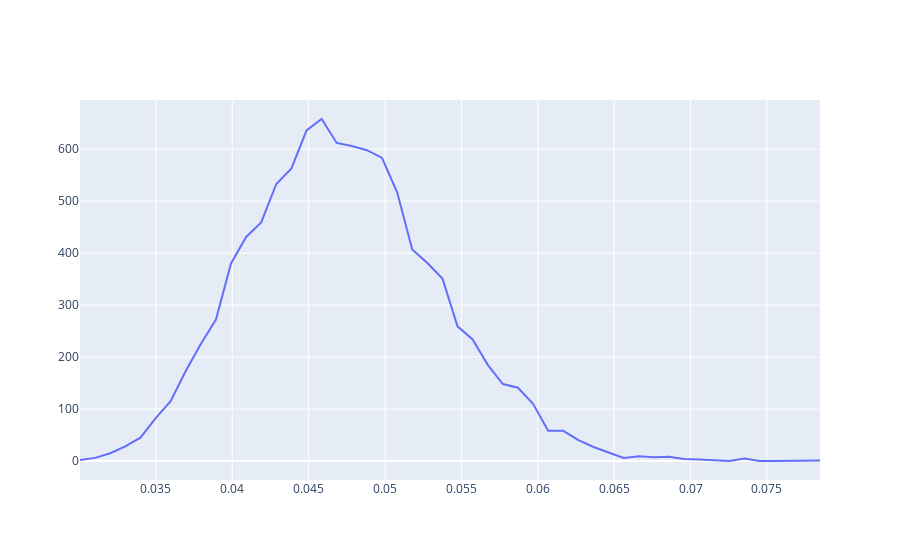

The cell this chart's notebook holds for it:
### Code cell
from fipy import forecast

importlib.reload(fidata)
importlib.reload(forecast)

YEARS = 30
MONTHS_PER_YEAR = 12
DAYS_PER_MONTH = 21
CURRENT_VALUE = 2_500_000
# EPSILON = 1_000_000 / CURRENT_VALUE
EPSILON = 0 / CURRENT_VALUE
N_PERIODS = YEARS * MONTHS_PER_YEAR * DAYS_PER_MONTH
N_ITERATIONS = 10000
F = 1.025 ** (1.0 / MONTHS_PER_YEAR / DAYS_PER_MONTH )

dist = fidata.load_model("data/vbmfx.feather")

gamma = forecast.outflow_ratio(dist, EPSILON, F, N_PERIODS, N_ITERATIONS)
gamma = [g * MONTHS_PER_YEAR * DAYS_PER_MONTH for g in gamma]

results = np.histogram(gamma, bins=50, density=False)
results_dist = stats.rv_histogram(results, density=False)

print(results_dist.ppf(0.2))

fig = make_subplots()
fig.add_trace(
    go.Scatter(x=results[1], y=results[0])
)

### Figure 1 — Plotly figure (JSON) as saved in the notebook; plotly's stock layout.template omitted (floating-point values rounded to 4 significant figures)
{"data": [{"type": "scatter", "x": [0.03003, 0.03102, 0.03201, 0.033, 0.03399, 0.03498, 0.03597, 0.03695, 0.03794, 0.03893, 0.03992, 0.04091, 0.0419, 0.04289, 0.04387, 0.04486, 0.04585, 0.04684, 0.04783, 0.04882, 0.04981, 0.05079, 0.05178, 0.05277, 0.05376, 0.05475, 0.05574, 0.05672, 0.05771, 0.0587, 0.05969, 0.06068, 0.06167, 0.06266, 0.06364, 0.06463, 0.06562, 0.06661, 0.0676, 0.06859, 0.06958, 0.07056, 0.07155, 0.07254, 0.07353, 0.07452, 0.07551, 0.07649, 0.07748, 0.07847, 0.07946], "y": [2, 6, 15, 28, 45, 82, 115, 173, 225, 272, 380, 431, 459, 533, 563, 636, 658, 612, 606, 598, 583, 517, 407, 381, 351, 259, 234, 185, 148, 141, 110, 58, 58, 40, 27, 16, 6, 9, 7, 8, 4, 3, 2, 0, 5, 0, 0, 0, 0, 1]}], "layout": {"xaxis": {"anchor": "y", "domain": [0, 1]}, "yaxis": {"anchor": "x", "domain": [0, 1]}}}
